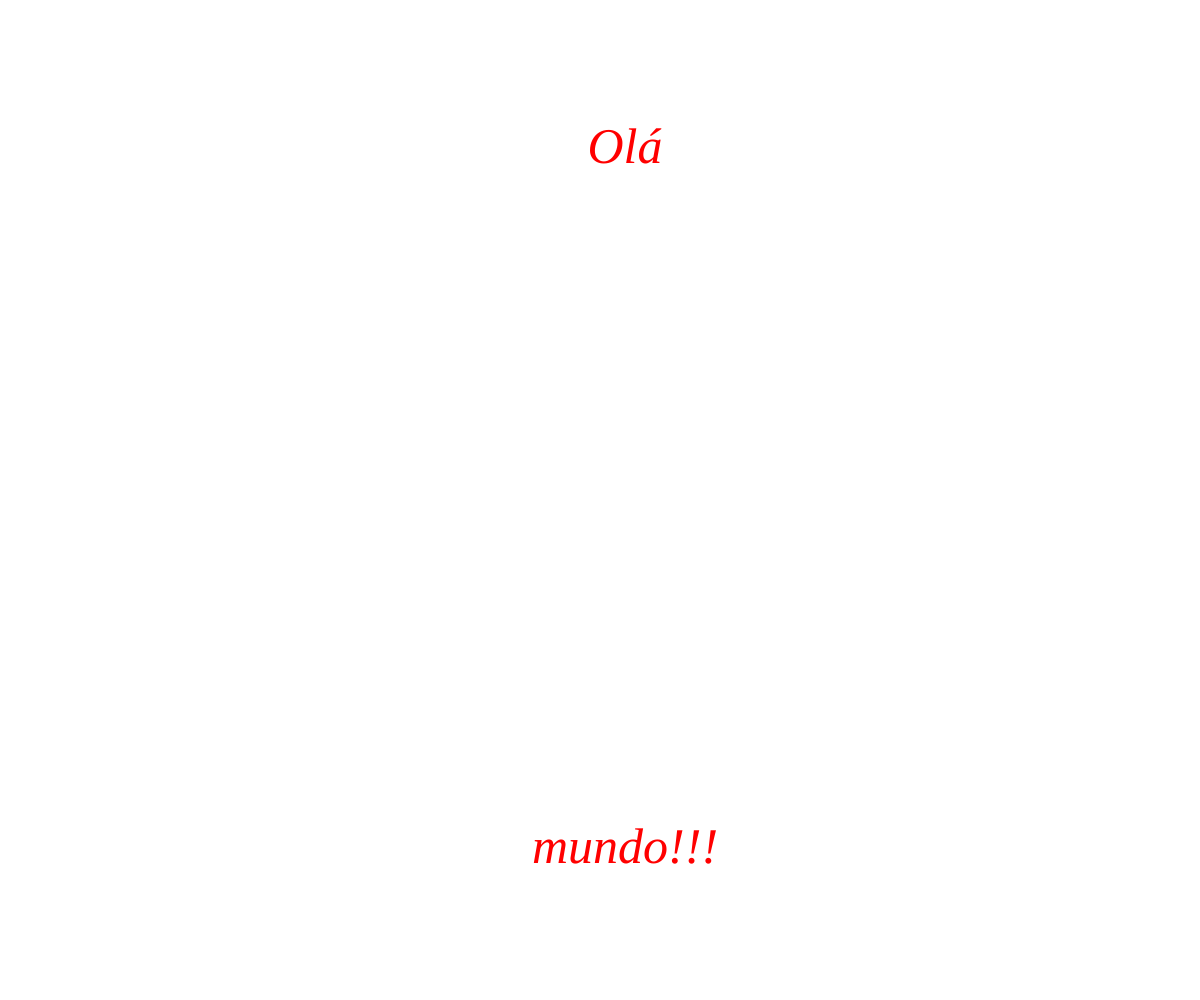
Frame 1 (no input)
Frame 60 (no input): identical to frame 1, image omitted
Frame 120 (the mouse pressed at the canvas centre since frame 60): identical to frame 1, image omitted

The p5.js sketch that drew this single still picture (run headless with seeded random() and noise() and a simulated clock; from frame 60 on, the mouse is pressed at the canvas centre):

// p5.js sketch
// ── sketch.js
var frase;

function setup()
{
    createCanvas(windowWidth, windowHeight);

    frase = "Olá mundo!!!";

}

function draw()
{
    background(255);
    textStyle(ITALIC);
    fill(255, 0, 0);
    textAlign(CENTER, CENTER);
    textFont("Nosifer");
    textLeading(700);
    textSize(50);
    text(frase, width/2, height/2, 50);
}

function windowResized()
{
    resizeCanvas(windowWidth, windowHeight);
}
